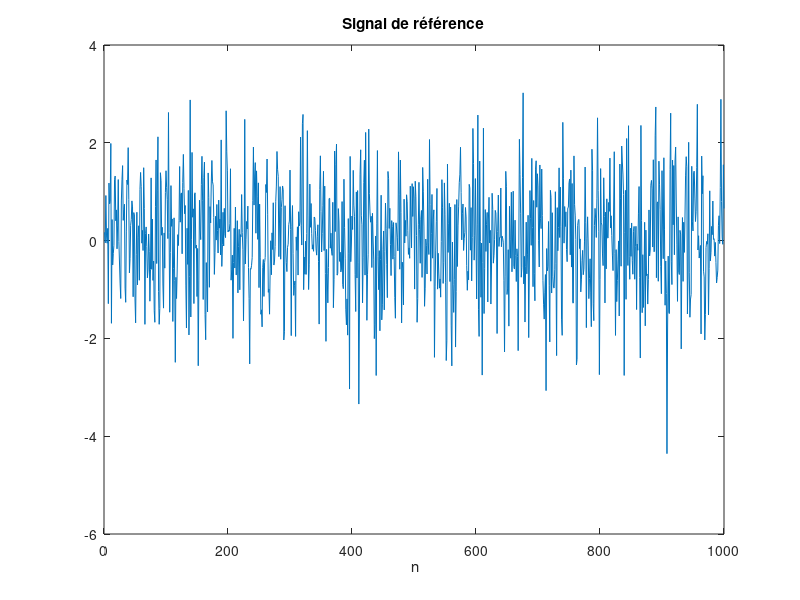

Reproduce this figure in MATLAB. (Note: this script raises an error after producing the figure.)
clear; close all; clc;
N = 1000; 
h = [1, 0.3, -0.1, 0.2]; 
x = randn(N, 1);  
d = filter(h, 1, x); 
%%
%%
%%
%% 2. Génération des signaux test
%% Affichage x

plot(x);
title('Signal d entrée');
xlabel(' n');

%% Affichage d 

plot(d);
title('Signal de référence');
xlabel(' n');
%% 
%%
%%
% 4. Test algolms
%% Convergence des coefficients
M = 4;
mu = 0.02;
[ws, y, e] = algolms2(x, d, M, mu);
plot(ws');
wfin = ws(:,N);
%% Signaux y, d, e évolution
figure;
hold on;
plot(1:length(y), y, 'r', 'DisplayName', 'y');
plot(1:length(d), d, 'g', 'DisplayName', 'd');
plot(1:length(e), e, 'b', 'DisplayName', 'e');
hold off;

legend;
title('Signaux y, d et e');
xlabel('Temps');
ylabel('Amplitude');
%% Tracé des coefficients finaux
figure;
subplot(2, 1, 2);
plot(1:4, wfin', '-o', 'DisplayName', 'Coefficients estimés');
title('Coefficients Estimés (ws)');
xlabel('Indice du coefficient');
ylabel('Valeur');
legend;

subplot(2, 1, 1);
plot(1:4, h, '-s', 'DisplayName', 'Vrais coefficients');
title('Vrais Coefficients (h)');
xlabel('Indice du coefficient');
ylabel('Valeur');
legend;
%%
%%
%%
% 5. Test de l'algorithme LMS

b = 0.1 * randn(N, 1);         
mu = 0.01;    
b = 0.1 * randn(N, 1);
d = filter(h, 1, x+b); 
%% Comparaison erreurs
M = [5, 10, 20];
erreurs_comparees = [];
for i = 1:length(M)
    [w, y, e] = algolms2(x, d, M(i), mu);
    err = e(1000); % erreur une fois que l'algo converge
    erreurs_comparees = [erreurs_comparees; err];
end

plot(M,erreurs_comparees);
title('Evolution de l erreur en fonction de l odre du filtre');
xlabel('Ordre du filtre W');
ylabel('Erreur');

%% Comparaison des vitesses de convergence pour différents M  

M = [5, 10, 20];
figure;
for i = 1:length(M)
    [w, y, e] = algolms2(x, d, M(i), mu);
    if M(i) == 5
        plot(w', 'k', LineWidth=2); % Noir
    elseif M(i) == 10
        plot(w', 'r', LineWidth=1); % Rouge
    elseif M(i) == 20
        plot(w', 'y', LineWidth=0.5); % Jaune
    end
    hold on;
end
title('Evolution des coefficients pour différentes tailles de filtre');
xlabel('Itérations');
ylabel('Valeurs des coefficients');
%% Influence de mu sur la vitesse de convergence

M = 4;
mu = 0.5;
figure();
[ws, y, e] = algolms2(x, d, M, mu);
plot(ws');
title('Convergence des coeffs pour mu = 0.5');
xlabel('Itérations');
ylabel('Valeur');
%%
%%
%%
%%
%%
% Partie 2 : application
%% 1. Signal audio avec une voix
%% Ecouter Voix1

[x1, fs] = audioread('Voix1.wav');
sound(x1, fs);
%% Réponse impulsionnelle
fid = fopen('voice2.dat', 'r'); 
h = fread(fid,'float32');
fclose(fid);
plot(h);
title('réponse impulsionnelle voice2.dat');
xlabel('Echantillons');
ylabel('Amplitude');
%% Filtrage
x1filt = conv(h, x1); % C'est l'écho
sound(x1filt,fs);
%% Filtrage du son + bruit 
b = 0.1 * randn(size(x1)); % C'st la parole locale
x_bruite = x1 + b;
x_bruite_filt = conv(h, x1filt); % Idem avec du bruit
sound(x_bruite_filt,fs);
%% Annulation de l'écho sans bruit
[w, y, e] = algolms2(x1, x_bruite_filt, 10000, 0.01);
sound(y,fs);